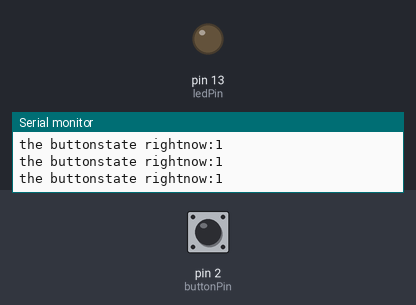
This sketch was run on a simulated Arduino Uno, built with avr-gcc and run on an emulated ATmega328P. Shown: output pins drawn as LEDs (lit = HIGH), the last lines printed to the serial monitor. Inputs (shaded band) come from the test bench; at power-on: pin 2 (buttonPin) HIGH.

Above: at 1.2 s.
1.3 s: pin 2 (buttonPin) pulled LOW for 0.15 s
At 1.4 s:
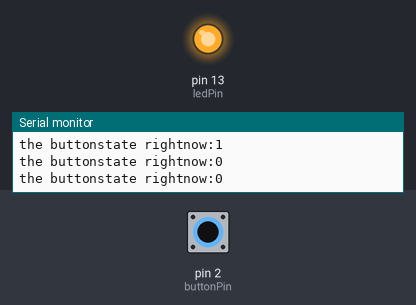
2.9 s: pin 2 (buttonPin) pulled LOW for 3.2 s
At 6.5 s:
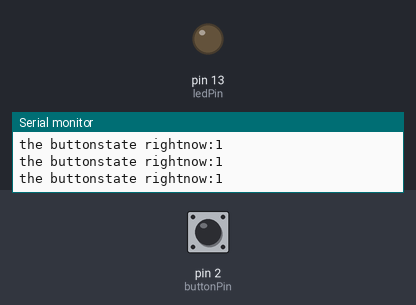
Timing chart, 0 to 8.0 s (numbered marks = the images above; inputs shaded):
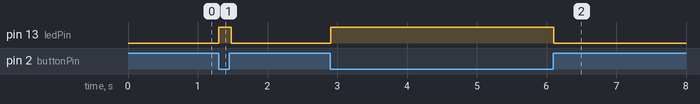

The sketch:

2021digitalweek11-2.ino
```cpp
// constants won't change. They're used here to set pin numbers:
const int buttonPin = 2;     // the number of the pushbutton pin
const int ledPin =  13;      // the number of the LED pin

// variables will change:
int buttonState = 0;         // variable for reading the pushbutton status
void setup() {
  // initialize the LED pin as an output:
  //Serial.begin(9600);
  pinMode(ledPin, OUTPUT);
  // initialize the pushbutton pin as an input:
  pinMode(buttonPin, INPUT_PULLUP);
  Serial.begin(9600);
}

void loop() {
  // read the state of the pushbutton value:
  buttonState = digitalRead(buttonPin);
  // check if the pushbutton is pressed. If it is, the buttonState is HIGH:
  if (buttonState == HIGH) {
    // turn LED on:
    digitalWrite(ledPin, LOW);
  } else {
    // turn LED off:
    digitalWrite(ledPin, HIGH);
  }
 Serial.print("the buttonstate rightnow:");
  Serial.println(buttonState);
  delay(1);
}
```

Measured:
- after the input at 1.3 s, pin 13 (ledPin): LOW → HIGH at once, → LOW 0.17 s later
- after the input at 2.9 s, pin 13 (ledPin): LOW → HIGH at once, → LOW 3.2 s later
